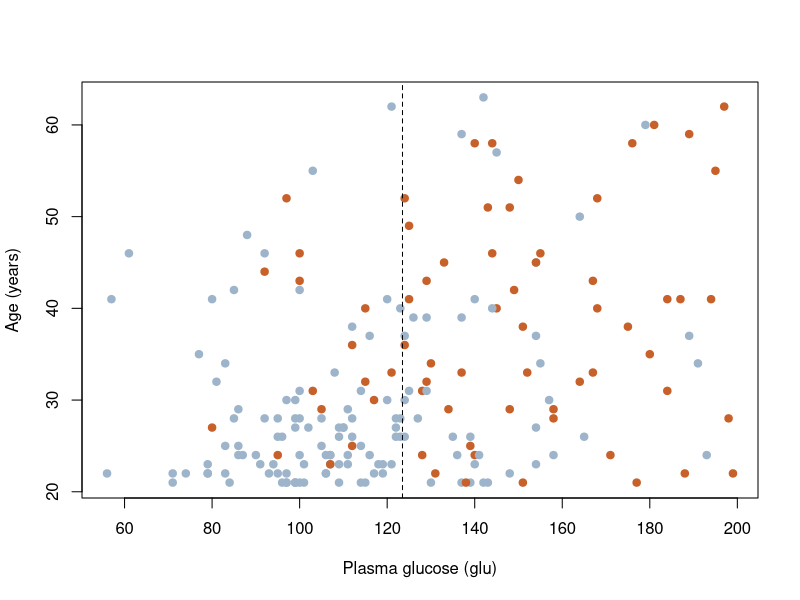
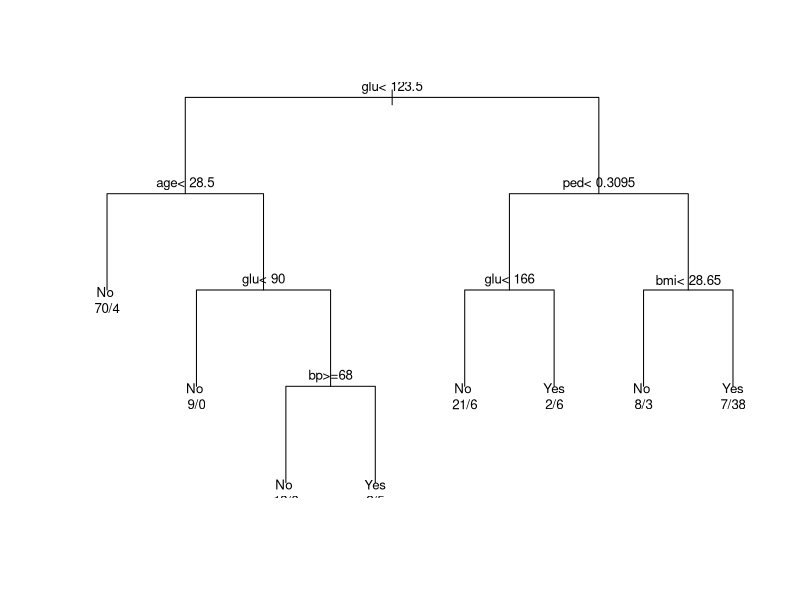
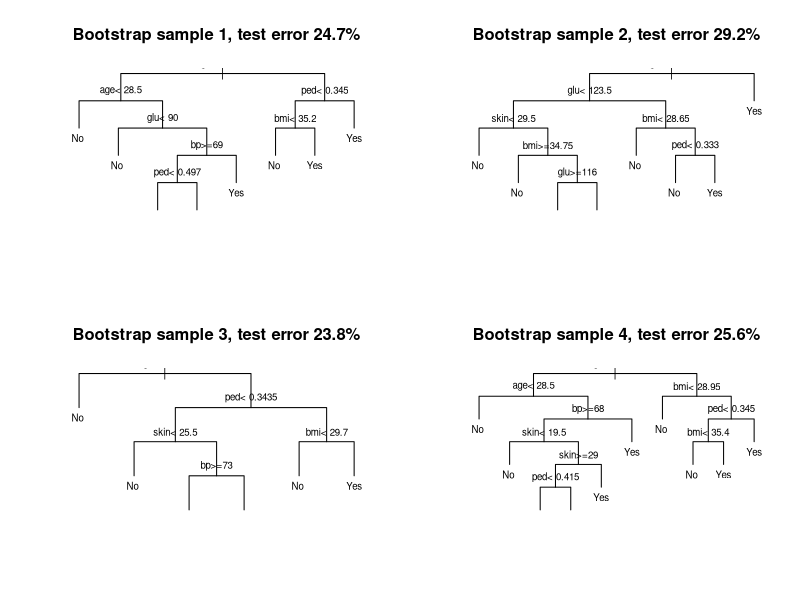
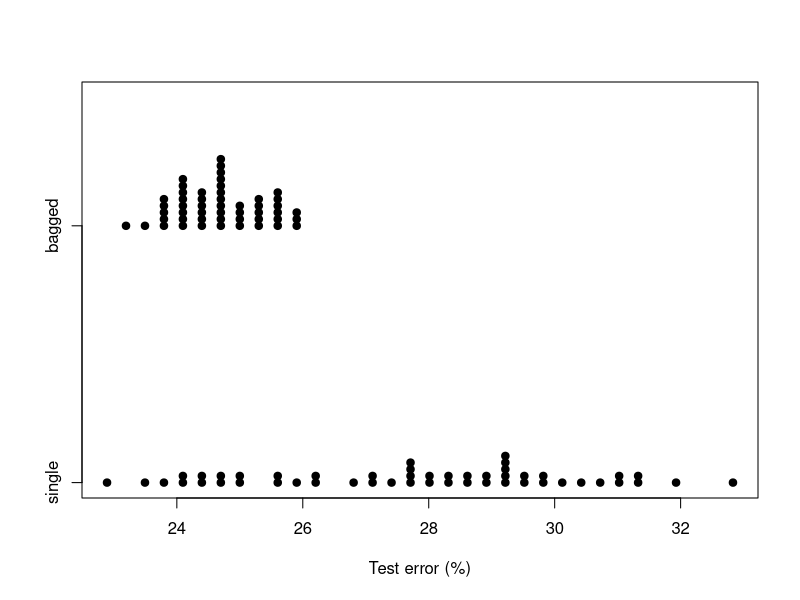
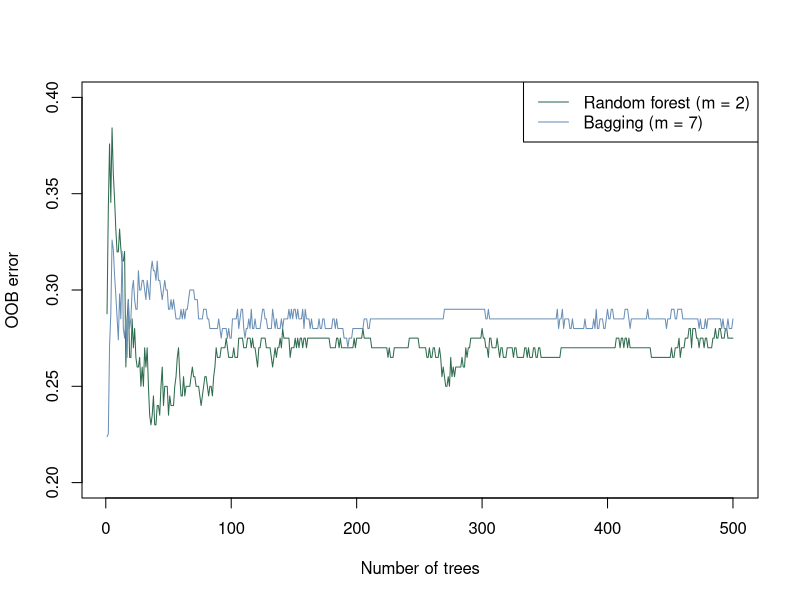
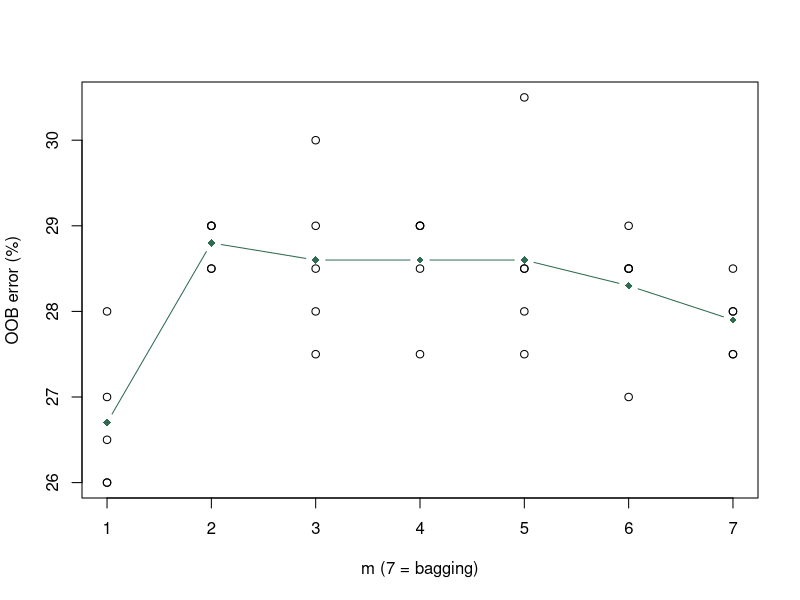
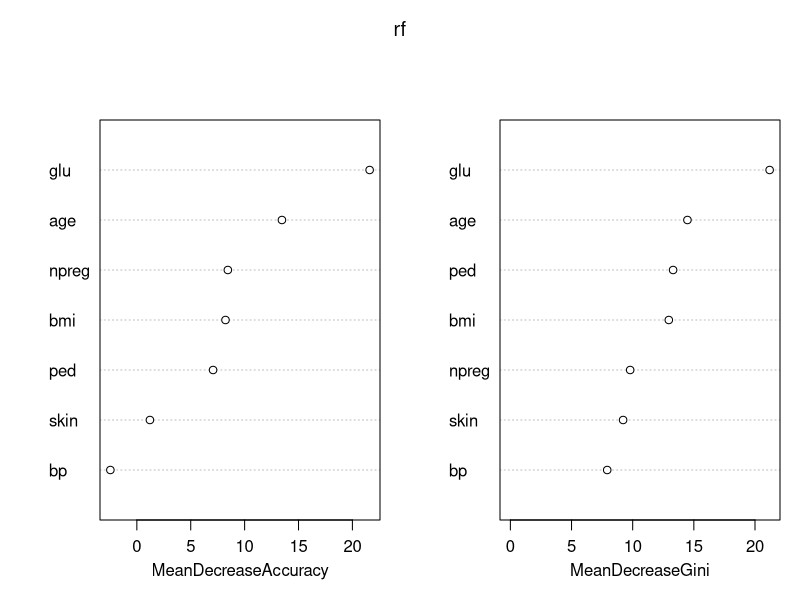
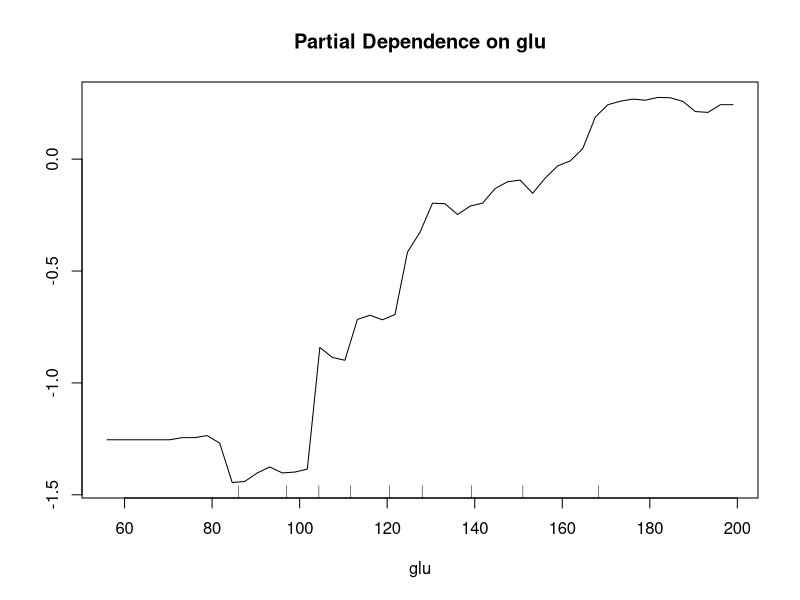

The R script that drew these images, in order:
## =====================================================================
## Bagging & Random Forests: all R code behind the presentation
## Example: Pima Indian diabetes data (MASS::Pima.tr, MASS::Pima.te)
##   Pima.tr = 200 women (training), Pima.te = 332 women (test)
##   outcome type = diabetic Yes/No; 7 predictors:
##   npreg, glu, bp, skin, bmi, ped, age
## Every number on the slides comes out of this script.
## =====================================================================

# install.packages(c("MASS", "rpart", "randomForest"))   # once
library(MASS)          # data
library(rpart)         # single classification tree
library(randomForest)  # bagging and random forests

tr <- Pima.tr
te <- Pima.te
test_error <- function(pred) mean(pred != te$type)


## ---- Slide 2: the example data ---------------------------------------
str(tr)
table(tr$type)                          # 132 No, 68 Yes
mean(te$type == "No")                   # baseline "always No": 1 - 0.328
plot(tr$glu, tr$age, col = ifelse(tr$type == "Yes", "#C8602A", "#9DB4CB"),
     pch = 19, xlab = "Plasma glucose (glu)", ylab = "Age (years)")
abline(v = 123.5, lty = 2)               # first split of the tree


## ---- Slide 3: a single tree and Gini impurity ------------------------
set.seed(1)
tree <- rpart(type ~ ., data = tr)
print(tree)
plot(tree, uniform = TRUE); text(tree, use.n = TRUE, cex = 0.8)

gini <- function(y) { p <- mean(y == "Yes"); 2 * p * (1 - p) }
gini(tr$type)                                     # root node
left <- tr$glu < 123.5
c(gini(tr$type[left]), gini(tr$type[!left]))      # the two children
mean(left) * gini(tr$type[left]) + mean(!left) * gini(tr$type[!left])  # weighted


## ---- Slide 4: trees are unstable (four bootstrap trees) --------------
set.seed(2)
par(mfrow = c(2, 2))
for (b in 1:4) {
  i  <- sample(nrow(tr), replace = TRUE)          # bootstrap sample
  if (b == 1) idx1 <- i                           # keep sample 1 for slide 5
  tb <- rpart(type ~ ., data = tr[i, ])
  e  <- test_error(predict(tb, te, type = "class"))
  cat(sprintf("sample %d: test error %.1f%%\n", b, 100 * e))
  plot(tb, uniform = TRUE, main = sprintf("Bootstrap sample %d, test error %.1f%%", b, 100 * e))
  text(tb, cex = 0.7)
}
par(mfrow = c(1, 1))


## ---- Slide 5: the bootstrap ------------------------------------------
table(times_drawn = tabulate(idx1, nbins = 200))  # 0 = out-of-bag
mean(tabulate(idx1, nbins = 200) == 0)            # share never drawn
(1 - 1/200)^200                                   # theory: -> exp(-1) = 0.368


## ---- Slide 7: bagging works (50 single trees vs 50 bagged ensembles) -
set.seed(3)
P1 <- replicate(50, {                             # 50 single trees
  i  <- sample(nrow(tr), replace = TRUE)
  tb <- rpart(type ~ ., data = tr[i, ])
  predict(tb, te, type = "class") == "Yes"
})
P2 <- replicate(50, {                             # 50 bagged ensembles, 200 trees each
  b <- randomForest(type ~ ., data = tr, mtry = 7, ntree = 200)
  predict(b, te) == "Yes"
})
truth <- te$type == "Yes"
e1 <- colMeans(P1 != truth); e2 <- colMeans(P2 != truth)
round(100 * c(single_mean = mean(e1), single_sd = sd(e1),
              bagged_mean = mean(e2), bagged_sd = sd(e2)), 1)
# prediction variance: p_i = share of models voting Yes for test woman i
pvar <- function(P) mean(apply(P, 1, function(z) mean(z) * (1 - mean(z))))
round(c(single_trees = pvar(P1), bagged = pvar(P2)), 3)
stripchart(list(single = 100 * e1, bagged = 100 * e2), method = "stack",
           pch = 19, xlab = "Test error (%)")


## ---- Slides 6, 8, 14, 15: the three models ---------------------------
set.seed(1)
tree <- rpart(type ~ ., data = tr)                                     # single tree
bag  <- randomForest(type ~ ., data = tr, mtry = 7, ntree = 500)       # bagging: m = p = 7
rf   <- randomForest(type ~ ., data = tr, ntree = 500,                 # forest: m = floor(sqrt(7)) = 2
                     importance = TRUE, keep.inbag = TRUE)
bag
rf                                                # OOB error + confusion matrix

round(100 * c(tree = test_error(predict(tree, te, type = "class")),
              bag  = test_error(predict(bag, te)),
              rf   = test_error(predict(rf, te))), 1)


## ---- Slide 8: random forests decorrelate the trees --------------------
root_var <- function(m) sapply(1:m$ntree, function(k)
  as.character(getTree(m, k, labelVar = TRUE)[1, "split var"]))
table(bagging = root_var(bag))                    # first split of each tree
table(forest  = root_var(rf))

tree_cor <- function(m) {                         # mean pairwise correlation of tree votes
  v  <- (predict(m, te, predict.all = TRUE)$individual == "Yes") * 1
  cm <- cor(v)
  mean(cm[upper.tri(cm)], na.rm = TRUE)
}
round(c(bagging = tree_cor(bag), forest = tree_cor(rf)), 2)


## ---- Slide 11: out-of-bag error step by step -------------------------
rf$inbag[1:8, 1:12]                               # draws per woman (rows) and tree (cols); 0 = OOB
sum(rf$inbag[1, ] == 0)                           # trees that never saw woman 1
rf$votes[1, ]                                     # OOB vote shares for woman 1
tr$type[1]                                        # her true class


## ---- Slide 12: OOB error and number of trees -------------------------
mean(rf$oob.times)                                # ~ 0.367 * 500 trees per woman
rf$err.rate[500, "OOB"]                           # OOB error of the forest
plot(rf$err.rate[, "OOB"], type = "l", col = "#2E6B4F",
     xlab = "Number of trees", ylab = "OOB error", ylim = c(0.2, 0.4))
lines(bag$err.rate[, "OOB"], col = "#6B8FB5")
legend("topright", c("Random forest (m = 2)", "Bagging (m = 7)"),
       col = c("#2E6B4F", "#6B8FB5"), lty = 1)


## ---- Slide 13: tuning m (mtry) with OOB error ------------------------
mt <- expand.grid(m = 1:7, seed = 1:5)
mt$err <- NA
for (r in seq_len(nrow(mt))) {
  set.seed(100 + mt$seed[r])
  mt$err[r] <- randomForest(type ~ ., data = tr, mtry = mt$m[r],
                            ntree = 500)$err.rate[500, "OOB"]
}
ms <- aggregate(err ~ m, mt, mean)
round(setNames(100 * ms$err, paste0("m=", ms$m)), 1)
plot(mt$m, 100 * mt$err, xlab = "m (7 = bagging)", ylab = "OOB error (%)")
lines(ms$m, 100 * ms$err, type = "b", pch = 18, col = "#2E6B4F")
# built-in alternative: tuneRF(tr[, -8], tr$type, ntreeTry = 500)


## ---- Slide 16: interpretation ----------------------------------------
round(importance(rf)[, c("MeanDecreaseAccuracy", "MeanDecreaseGini")], 1)
varImpPlot(rf)                                    # permutation vs Gini importance
round(predict(rf, te[1:4, ], type = "prob"), 2)   # vote shares as risk scores
partialPlot(rf, tr, glu, which.class = "Yes")     # optional: effect of glucose


## ---- Slide 17: limitation, class imbalance ---------------------------
table(predicted = predict(rf, te), actual = te$type)
set.seed(1)
rfb <- randomForest(type ~ ., data = tr, ntree = 500,
                    sampsize = c(68, 68))         # balanced bootstrap samples
table(predicted = predict(rfb, te), actual = te$type)
round(100 * test_error(predict(rfb, te)), 1)
